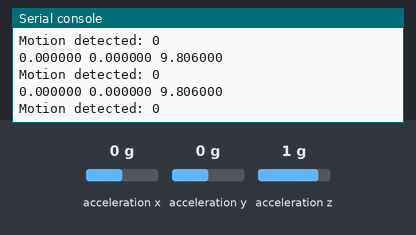
Bench run of a program on a simulated CircuitPython board. On the bench: the last lines printed to the serial console. Inputs (shaded band) come from the test bench; at power-on: acceleration x 0 g, acceleration y 0 g, acceleration z 1 g.

Above: at 1.2 s.
1.3 s: acceleration x set to -1.4 g
At 1.9 s:
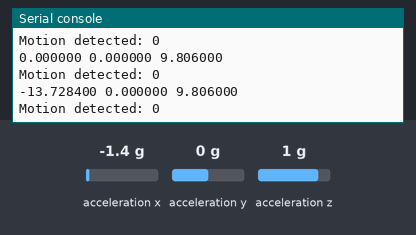
2.8 s: acceleration y set to -1.4 g
At 3.4 s:
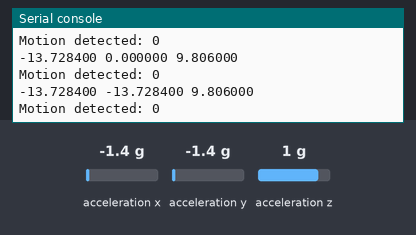
4.3 s: acceleration z set to -1.4 g
At 4.9 s:
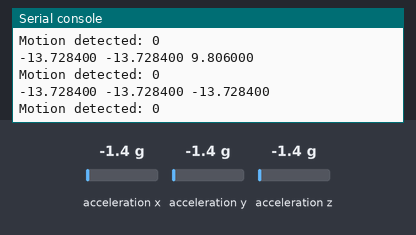

Measured:
- after the input at 1.3 s, the serial console: prints a new line after 0.20 s (image 1)
- after the input at 2.8 s, the serial console: prints a new line after 0.21 s (image 2)
- after the input at 4.3 s, the serial console: prints a new line after 0.21 s (image 3)

The program:

adxl345_test.py
```python
import time
import board
import busio
import adafruit_adxl34x

i2c = busio.I2C(board.SCL, board.SDA)

# For ADXL343
accelerometer = adafruit_adxl34x.ADXL343(i2c)
# For ADXL345
# accelerometer = adafruit_adxl34x.ADXL345(i2c)

accelerometer.enable_motion_detection()
# alternatively you can specify the threshold when you enable motion detection for more control:
# accelerometer.enable_motion_detection(threshold=10)

while True:
    print("%f %f %f" % accelerometer.acceleration)

    print("Motion detected: %s" % accelerometer.events['motion'])
    time.sleep(0.5)
```
